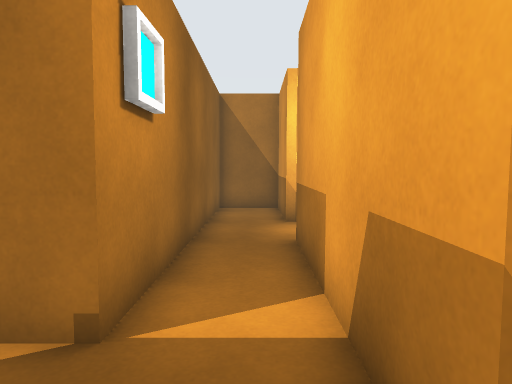
view 1 (above)

16 first-person views from a walk through a Unity game level. The camera is 1.2 m above the floor, tilts 4° down and sees 70° across. The floor is counted in squares, 0.72 m on a side. Each view is taken from the middle of a square. On the plan, view 1 faces up. The plan holds only what a view shows up to about 17 squares ahead; the rest is blank. The player is left out.

view 2
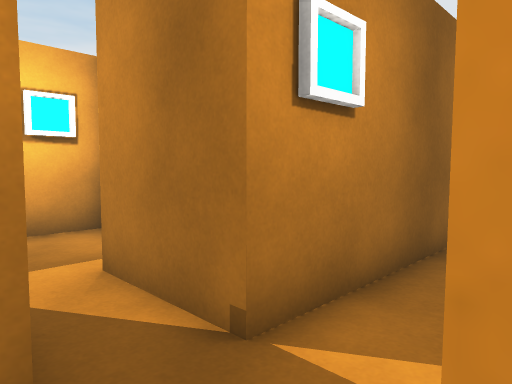

view 3
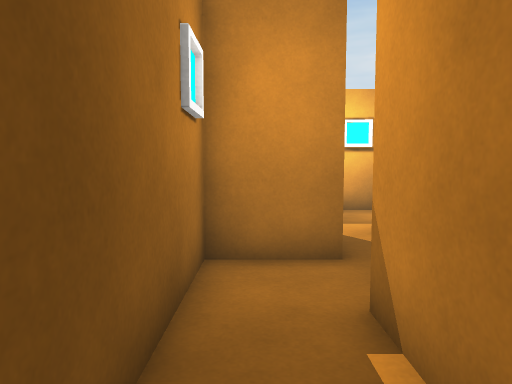

view 4
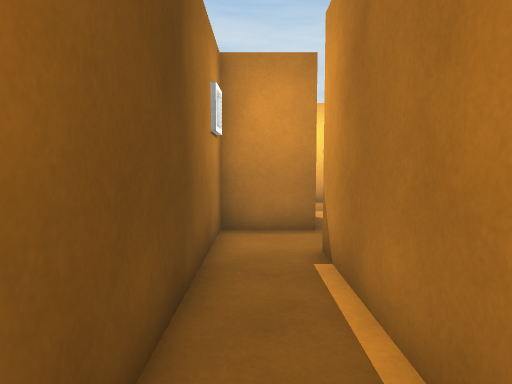

view 5
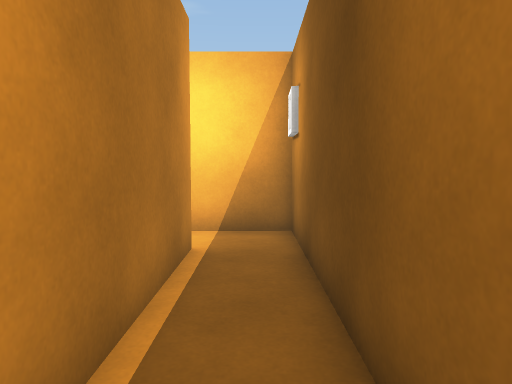

view 6
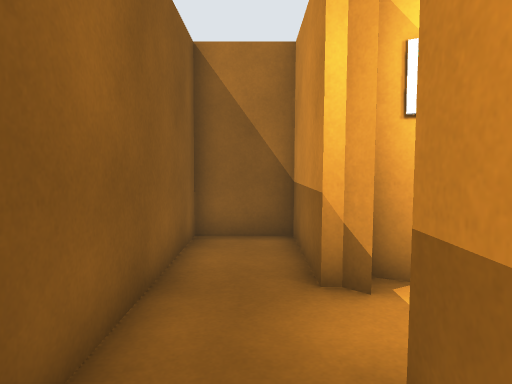

view 7
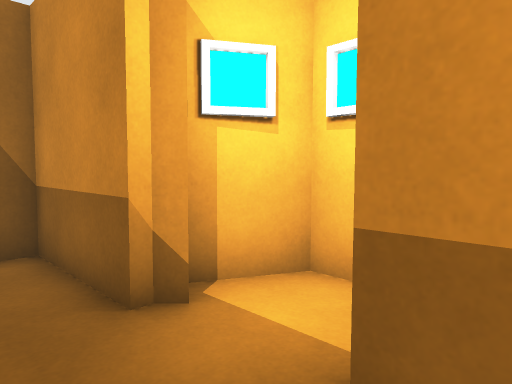

view 8
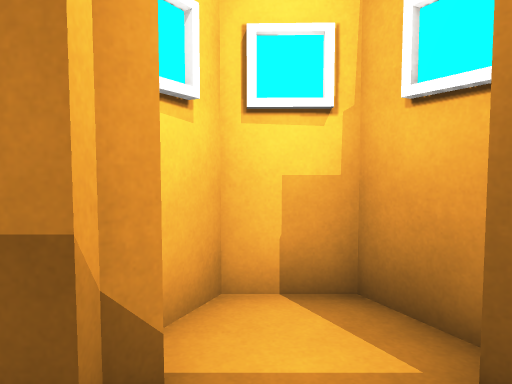

view 9
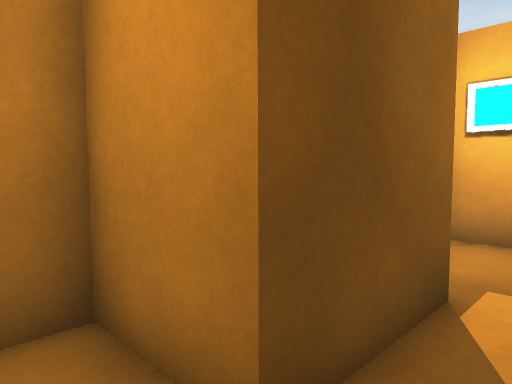

view 10
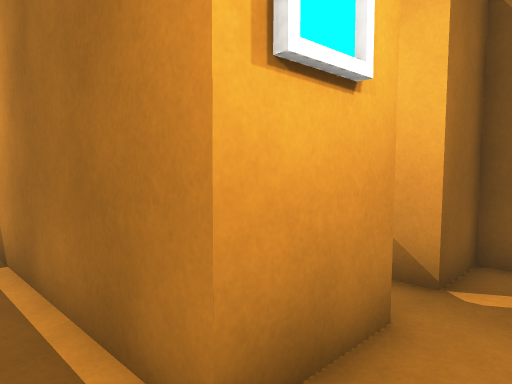

view 11
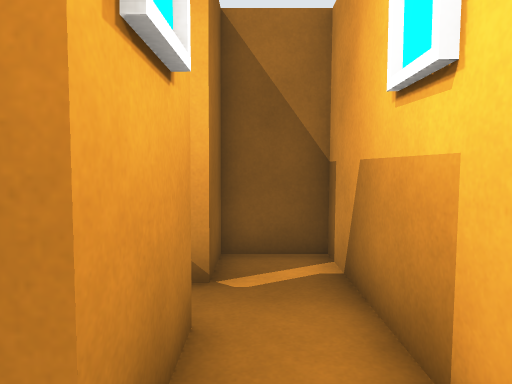

view 12
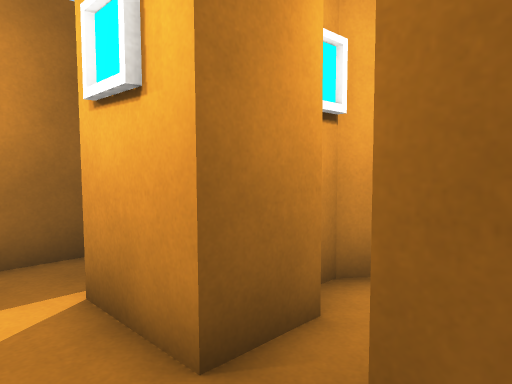

view 13
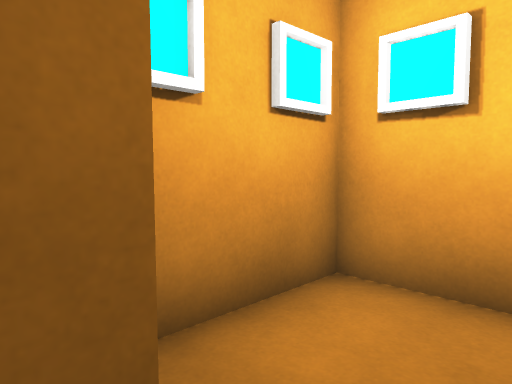

view 14
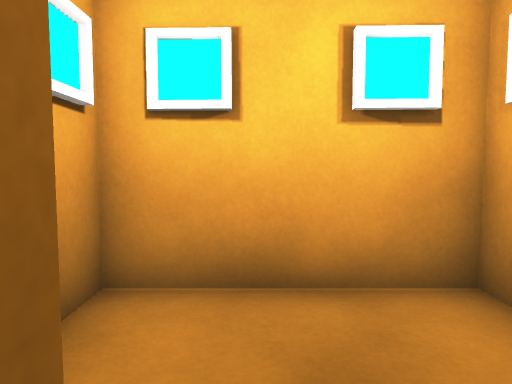

view 15
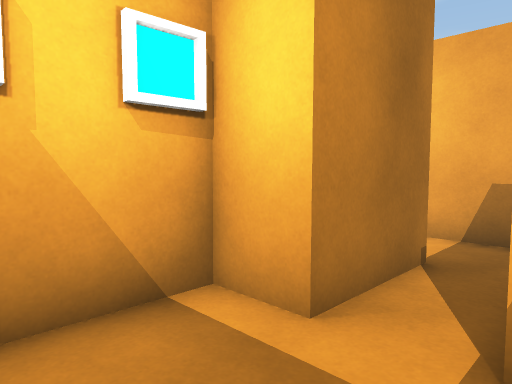

view 16
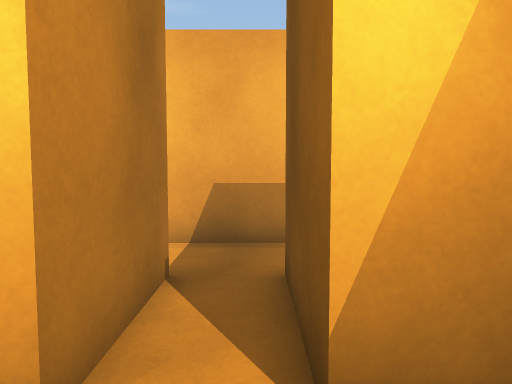

### Floor plan
Points are (right, up) in squares from view 1. A wall is a line through its corners. A room is listed if a view was taken in it or the views show most of it. See-through windows are left out.
Room 1 (views 1, 2, 3, 4, 5, 6, 7, 8, 9, 10, 11, 13, 14, 15, 16)
walls: (2.2, 7.9) (3.7, 8.7) (3.7, 10.5) (1.7, 11.5); (-4.8, 0.4) (-4.8, 1.6) (-1.5, 1.6) (-1.5, -0.9) (9.4, -0.9) (9.4, 1.5); (1.5, 10.6) (1.2, 11); (0.9, 10.9) (0.9, 14.7) (-1.5, 14.7) (-1.5, 3.3) (-4.8, 3.3) (-4.8, 5) (-8.9, 5) (-8.9, -0.1) (-5.6, -0.1); (7.3, 1.3) (0.9, 1.3) (0.9, 8.1)
ways out: opening at (8.5, 2.5) to room 2
Room 2 (view 12)
walls: (5.6, 3.7) (7.3, 3.7) (7.3, 1.3); (9.4, 1.5) (9.4, 6.9) (7.3, 6.9) (7.3, 5) (6.6, 5)
ways out: opening at (8.5, 2.5) to room 1; opening at (6, 4)

Where each view was taken, in squares from view 1:
view 1: 0 up, 0 right, facing up
view 2: 1 up, 1 right, facing up-left
view 3: 0 up, 5 right, facing left
view 4: 0 up, 8 right, facing left
view 5: 0 up, 0 right, facing right
view 6: 6 up, 0 right, facing up
view 7: 7 up, 1 left, facing up-right
view 8: 10 up, 1 left, facing right
view 9: 3 up, 0 right, facing down-left
view 10: 0 up, 9 right, facing up-left
view 11: 0 up, 8 right, facing up
view 12: 6 up, 9 right, facing down-left
view 13: 3 up, 4 left, facing down-left
view 14: 2 up, 4 left, facing left
view 15: 1 up, 8 left, facing up-right
view 16: 2 up, 7 left, facing right
